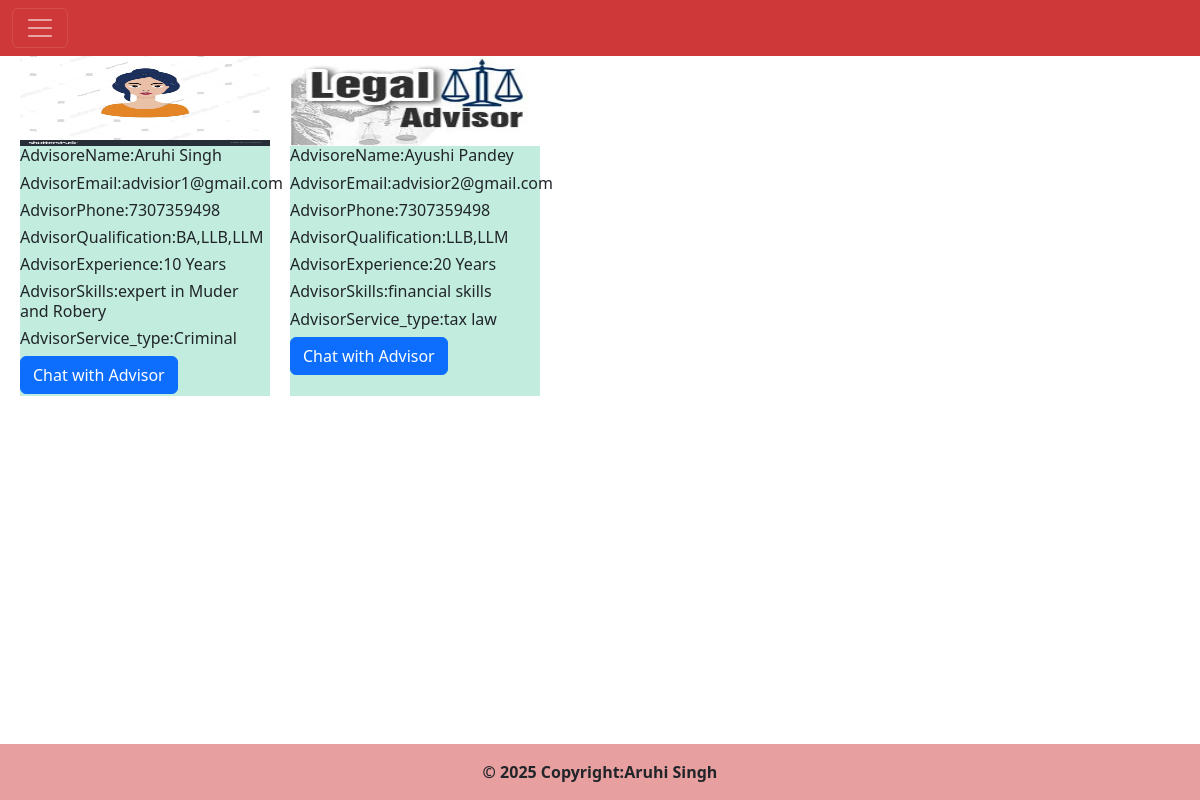
Screenshot of /user_advisors/ with the database file from the repository.
### legal_app/models.py (models this page shows)
class LegalAdvisor(models.Model):
    name=models.CharField(max_length=50,null=False)
    email=models.EmailField(max_length=50,null=False,primary_key=True)
    password=models.CharField(max_length=50,default="")
    phone=models.CharField(max_length=13,null=False)
    qualification=models.CharField(max_length=70)
    profile_pic=models.FileField(upload_to="advisor_pic/",default="")
    experience=models.CharField(max_length=80,null=False)
    skills=models.CharField(max_length=80,null=False)
    service_type=models.CharField(max_length=100,null=False)

### legal_app/user_views.py (the view)
# urls.py: path('user_advisors/',user_views.user_advisors,name='user_advisors'),
def user_advisors(request):
     advisor_list=LegalAdvisor.objects.all()
     context= {
    "advisor_key":advisor_list
     }
     return render(request,'legal_app/user/user_advisors.html',context)

### legal_app/templates/legal_app/user/user_advisors.html (shortened to what this page needs)
<!DOCTYPE html>
{% load static %}
<html lang="en">
<head>
   {% include 'legal_app/common/common_css.html' %}
</head>
<body>
   <div class="main-div">
      {% include 'legal_app/user/user_header.html' %}
      <h2 style="text-align: center;">Advisors</h2>
      <div class="flex-container">
         {% for s in advisor_key %}
         <div class="item-div">
            <img src="/media/{{s.profile_pic}}" alt="">
            <h6>AdvisoreName:{{s.name}}</h6>
            <h6>AdvisorEmail:{{s.email}}</h6>
             <h6>AdvisorPhone:{{s.phone}}</h6>
            <h6>AdvisorQualification:{{s.qualification}}</h6>
            <h6>AdvisorExperience:{{s.experience}}</h6>
            <h6>AdvisorSkills:{{s.skills}}</h6>
            <h6>AdvisorService_type:{{s.service_type}}</h6>
            <a href="https://wa.me/+91{{s.phone}}?text=" target="_blank" class="btn btn-primary">Chat with Advisor</a>
         </div>
         {%endfor%}
      </div>
   </div>
   {% include 'legal_app/common/footer.html' %}
</body>
</html>

### legal_app/static/legaL_app/css/style.css (style rules this page uses)
body,html { min-height:100vh; display:flex; flex-direction:column; }
.main-div { flex:1; }
* { box-sizing: border-box; }

### legal_app/templates/legal_app/user/user_advisors.html (style rules this page uses)
.flex-container { display: flex; width:100%; height: 400px; flex-wrap: wrap; }
.item-div { width: 250px; height: 350px; background-color:rgb(193, 236, 222); margin-left: 20px; }
.item-div img { width: 100%; height: 100px; }

### rows the page displays
LegalAdvisor: profile_pic (picture), name "Aruhi Singh", email "advisior1@gmail.com", phone "7307359498", qualification "BA,LLB,LLM", experience "10 Years", skills "expert in Muder and Robery", service_type "Criminal"
LegalAdvisor: profile_pic (picture), name "Ayushi Pandey", email "advisior2@gmail.com", phone "7307359498", qualification "LLB,LLM", experience "20 Years", skills "financial skills", service_type "tax law"
